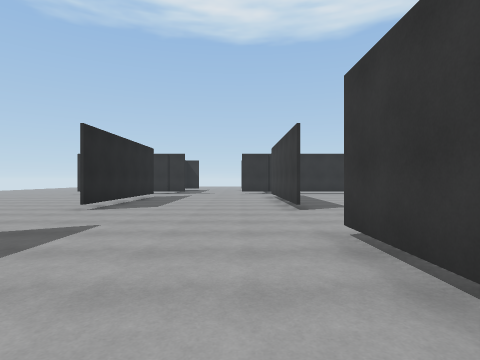
View 1 (above)

24 first-person views from a walk through a 3-D level made in the Unity game engine. The camera is 1.4 m above the floor, looks level and sees 80° across. The floor is counted in squares, 2 m on a side. Each view is taken from the middle of a square. On the plan, view 1 faces up. The plan holds only what a view shows up to about 10 squares ahead; the rest is blank. The place goes on beyond the plan. Some animated figures are not drawn. Surface patterns are stand-ins for the level's own textures.

View 2
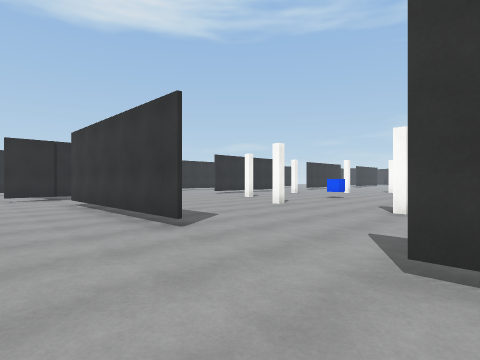

View 3
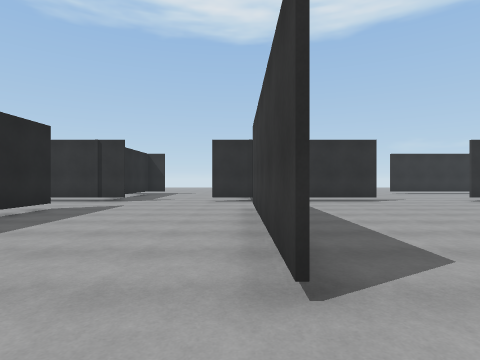

View 4
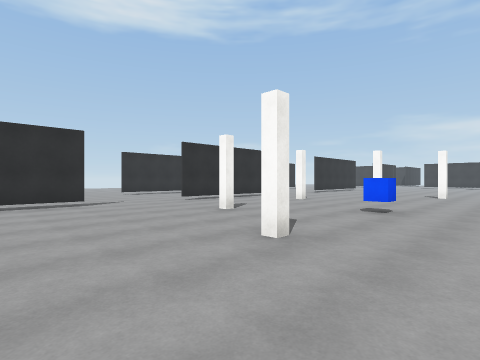

View 5
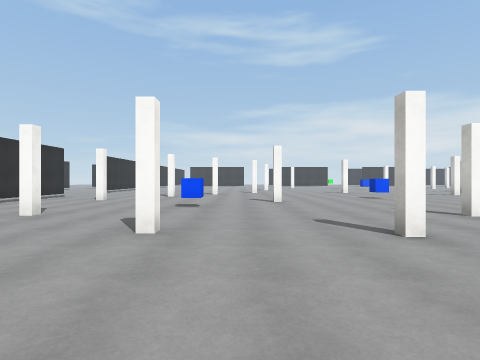

View 6
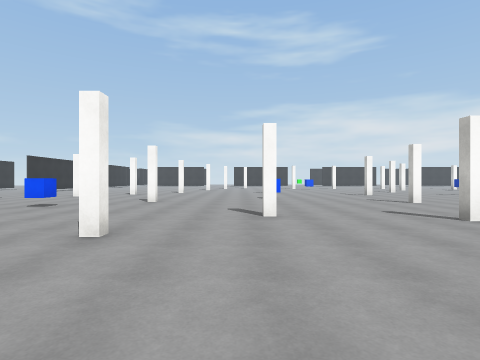

View 7
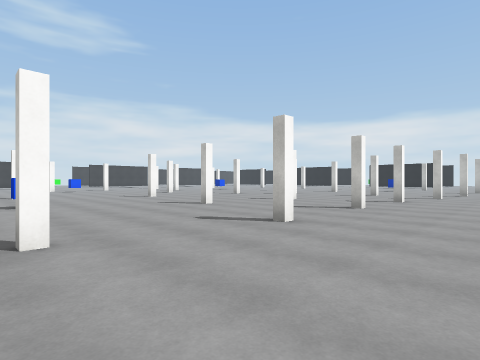

View 8
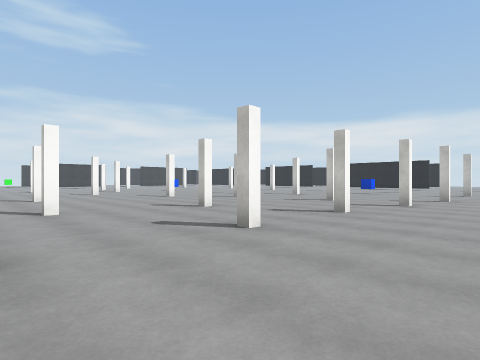

View 9
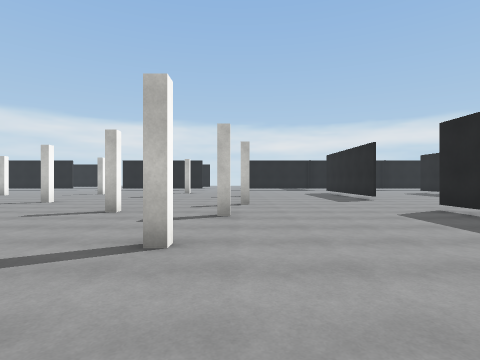

View 10
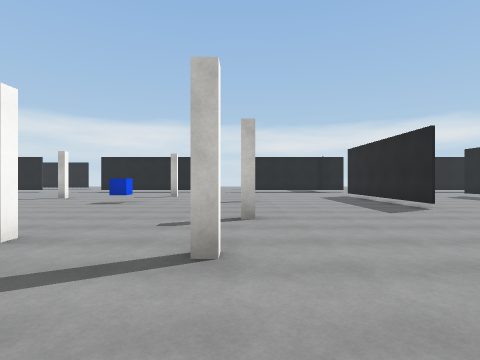

View 11
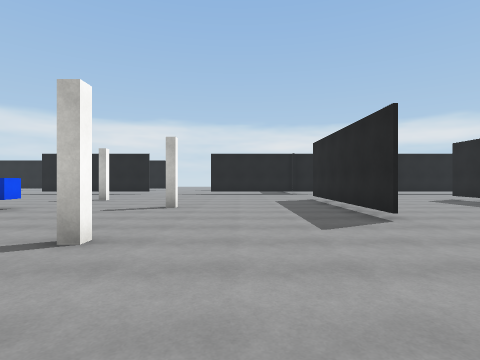

View 12
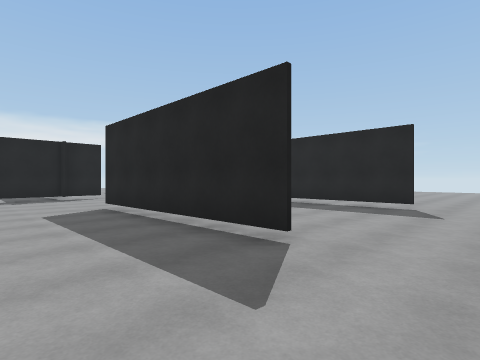

View 13
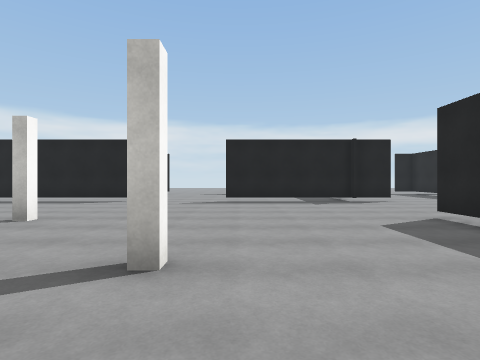

View 14
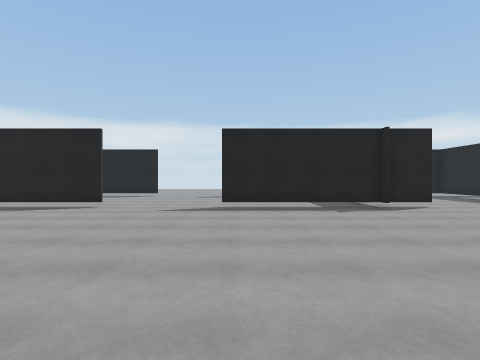

View 15
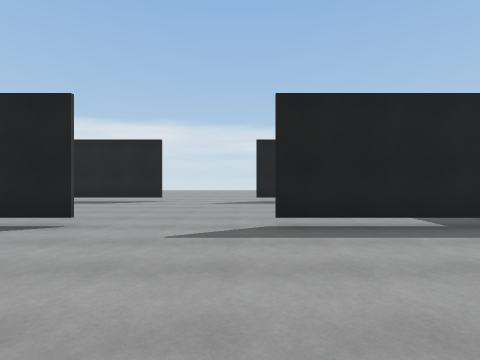

View 16
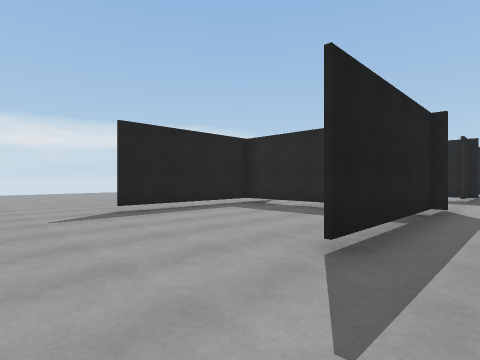

View 17
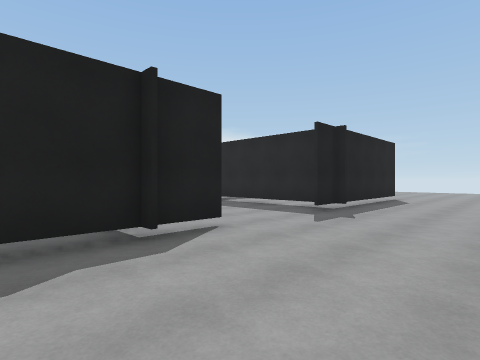

View 18
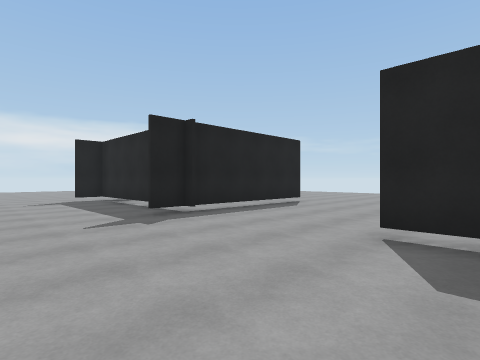

View 19
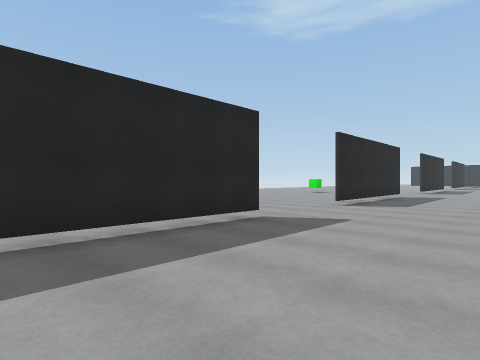

View 20
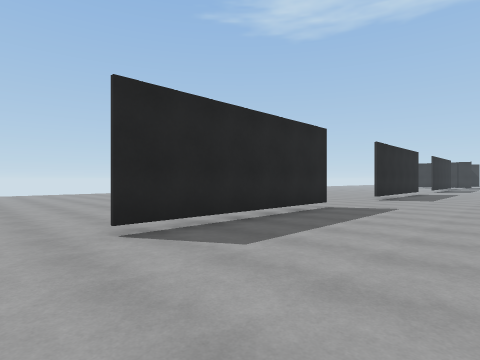

View 21
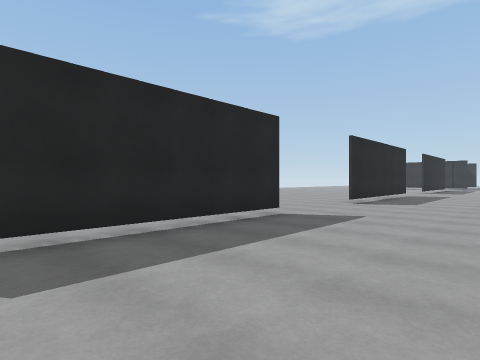

View 22
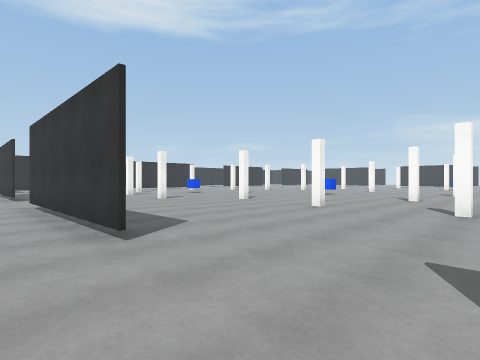

View 23
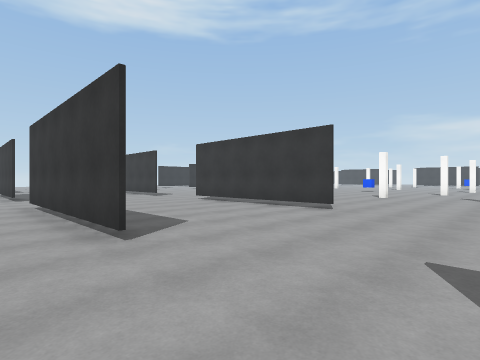

View 24
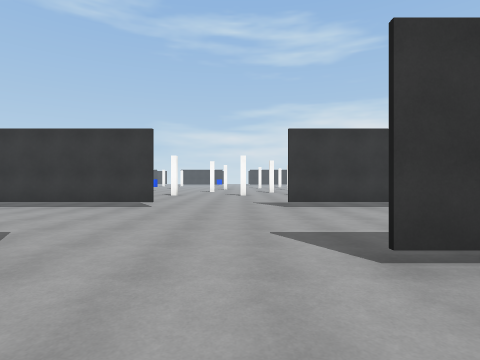

### Floor plan
Key: @ floor where view 1 was taken; # wall or solid block; . floor; T thing the floor can be seen under or through; O other object.
Columns run from 12 left of view 1 to 12 right of it. Each row starts with its distance up from view 1.
 16                 ....
 15          ....   ...... ..
 14        ###...##TTT...####
 13        ..................
 12        .................#
 11         #....#......#....
 10     ... #....#...........
  9     ....#....#...........
  8      ...#....#....#...O..
  7       ..#....#...........
  6        ................#.
  5         ..........#......
  4         .................
  3         #....T...........
  2         #....T......#....
  1         #....T...........
  0        .#...@T...........
 -1        .#....T.....#.....
 -2        ................#.
 -3        ..................
 -4       .............#.....
 -5        ..................
 -6         #....#........#..
 -7         #....#.....#.....
 -8         #....#..........
 -9  ..... .#....#.........
-10 ........#....#....#..#..
-11 .........................
-12        ...........#......
-13     ....................#
-14     ....#....#...........
-15        .#....#...........
-16        .#....#....#...O..
-17        .#....#...........
-18         #....#...........
-19         #....#.......#...
-20      ..................
-21   ......................
-22   .......................
-23    .######...#TTTT...TTTT
-24     ....#.... ...........
-25        .#.... ...........
-26        .#....#.........
-27         #....#..........
-28         ##...TTTTT...###
-29          ... ...........

Where each view was taken, in squares from view 1:
view 1: 0 up, 0 right, facing up
view 2: 3 up, 1 left, facing up-right
view 3: 5 up, 1 right, facing up
view 4: 6 up, 3 right, facing up-right
view 5: 7 up, 2 right, facing right
view 6: 3 up, 2 right, facing right
view 7: 3 up, 4 right, facing down-right
view 8: 1 down, 4 right, facing down-right
view 9: 4 down, 6 right, facing down
view 10: 7 down, 6 right, facing down
view 11: 9 down, 4 right, facing down
view 12: 12 down, 4 right, facing down-left
view 13: 14 down, 5 right, facing down
view 14: 16 down, 5 right, facing down
view 15: 19 down, 6 right, facing down
view 16: 22 down, 8 right, facing down-left
view 17: 20 down, 3 right, facing down-left
view 18: 18 down, 0 right, facing down-left
view 19: 18 down, 0 right, facing up-left
view 20: 12 down, 0 right, facing up-left
view 21: 10 down, 0 right, facing up-left
view 22: 5 down, 0 right, facing up-right
view 23: 5 down, 5 left, facing up-right
view 24: 4 down, 6 left, facing right
